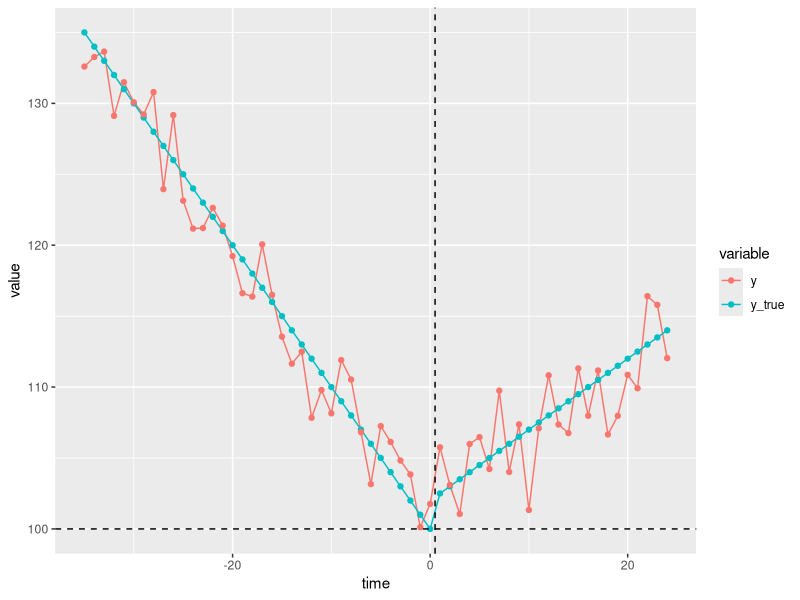
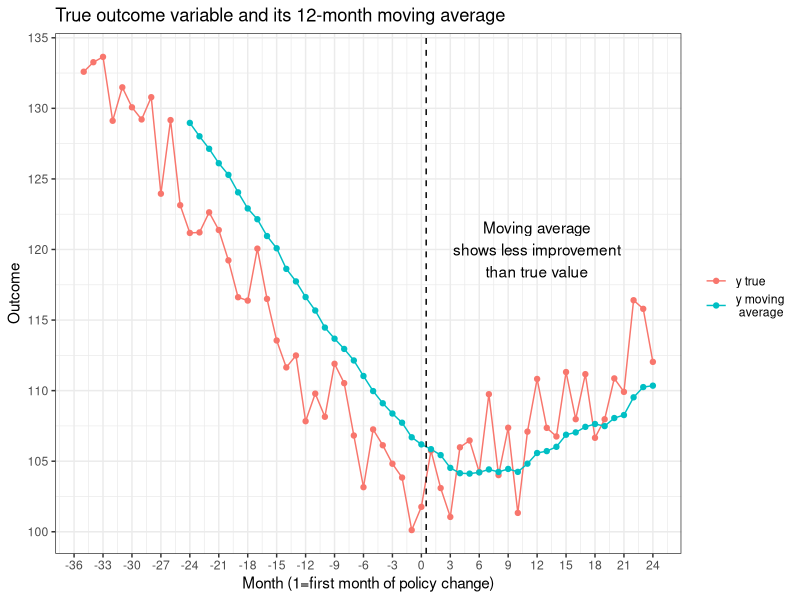
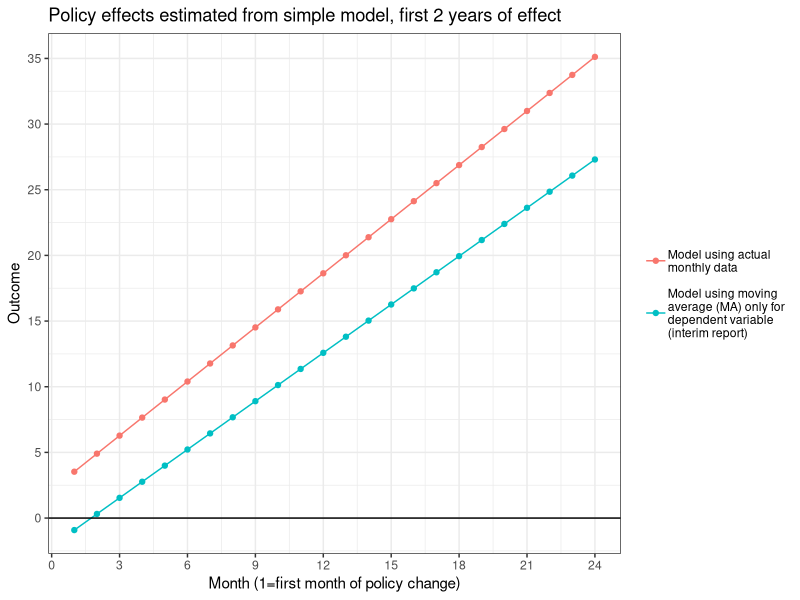
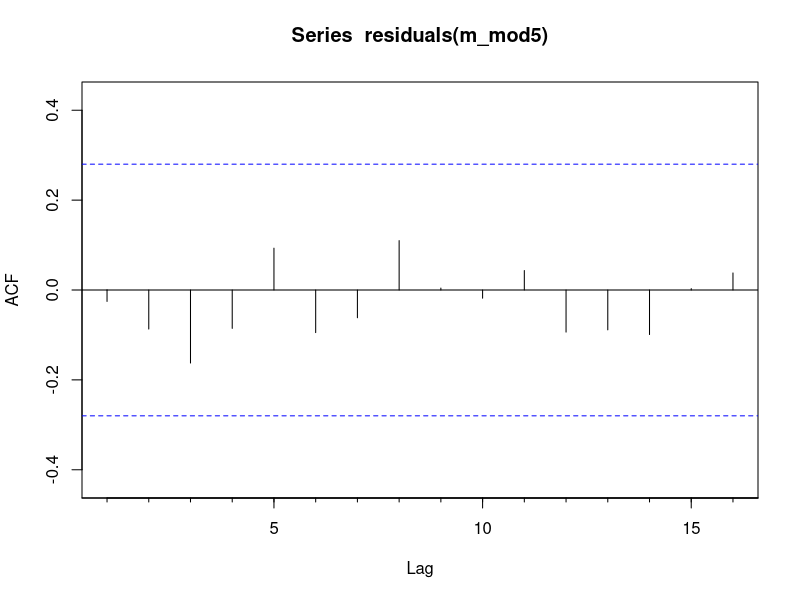
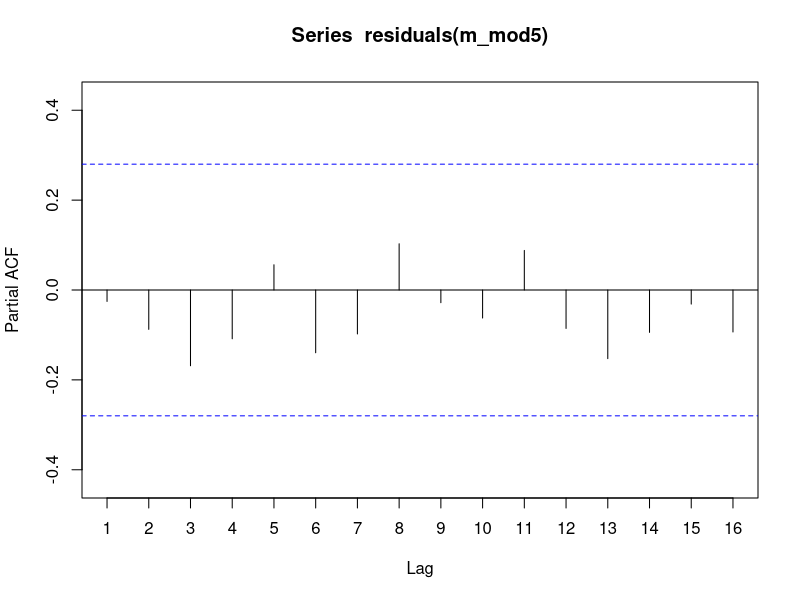
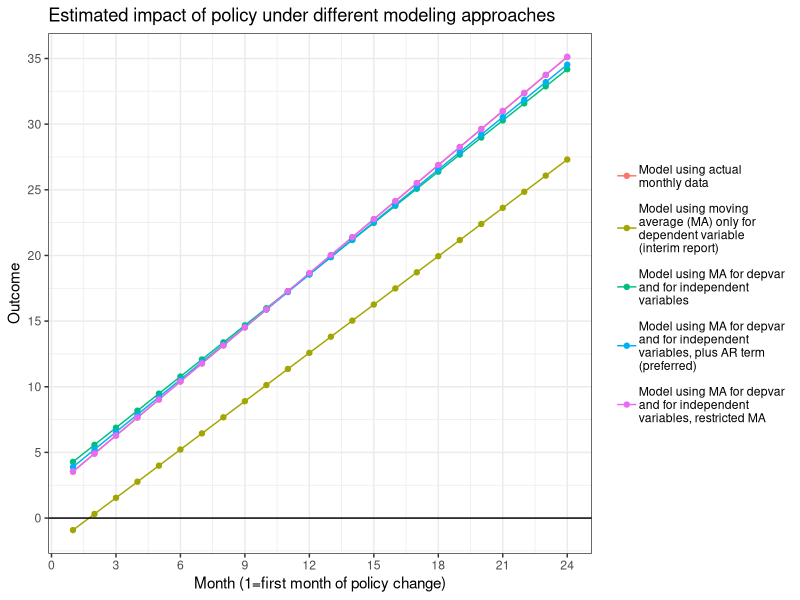
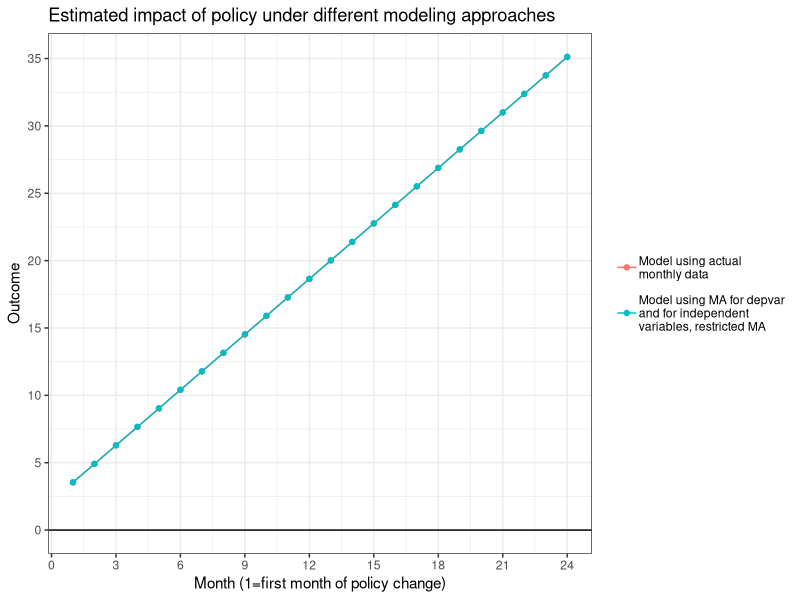

Here is the R script that generated these plots, in order:
## ---- chunk 1
library("magrittr")
library("plyr") # needed for ldply; must be loaded BEFORE dplyr
library("tidyverse")
options(tibble.print_max = 60, tibble.print_min = 60) # if more than 60 rows, print 60 - enough for states
# ggplot2 tibble tidyr readr purrr dplyr stringr forcats

library("scales")
library("hms") # hms, for times
library("lubridate") # lubridate, for date/times
library("vctrs")

library("grDevices")
library("knitr")
library("kableExtra")

library("zoo") # for rollapply

library("forecast") # for auto.arima

## ---- chunk 2
ma <- function(x, period) {
  # create trailing moving average of x of length period
  zoo::rollapply(x, period, function(x) mean(x, na.rm=TRUE), fill=NA, align="right")
}

## ---- chunk 3
# baseline model for outcome variable
b0 <- 100 # intercept
b1 <- -1 # slope

# policy impacts
b2 <- 2 # policy intercept shift
b3 <- 1.5 # policy slope shift

errSD <- 2.5 # SD of random error

set.seed(3)

## ---- chunk 4
params <- c(b0, b1, b2, b3)

dfraw <- tibble(time=-35:24,
             policy=ifelse(time > 0, 1, 0),
             shift_effect=b2 * policy,
             slope_effect=b3 * policy * time,
             y_true = b0 + b1*time + shift_effect + slope_effect, # the true unknown value
             err=rnorm(n=length(time), sd=errSD), # note that errors are homoscedatic by design - not likely in real data
             y = y_true + err) # the observed value

# quick look to make sure the data seem useful
dfraw %>% 
  gather(variable, value, starts_with("y")) %>%
  ggplot(aes(time, value, colour=variable)) +
  geom_line() +
  geom_point() +
  geom_vline(xintercept=0.5, linetype="dashed") +
  geom_hline(yintercept = 100, linetype="dashed")

# add moving averages
dfraw <- dfraw %>%
  mutate(y_ma=ma(y, 12),
         policy_ma=ma(policy, 12),
         time_ma=ma(time, 12),
         joint_ma=ma(time * policy, 12),
         err_ma=ma(err, 12))

## ---- chunk 5
# plot y and its moving average
p <- dfraw %>% 
  # filter(time %in% -6:12) %>% # zoom in on the phase-in period
  gather(variable, value, y, y_ma) %>%
  mutate(variable=factor(variable, 
                         levels=c("y", "y_ma"), 
                         labels=c("y true", "y moving\n average"))) %>%
  ggplot(aes(time, value, colour=variable)) +
  geom_line() +
  geom_point() +
  geom_vline(xintercept=0.5, linetype="dashed") +
  # geom_hline(yintercept = 100, linetype="dashed") +
  scale_x_continuous(name="Month (1=first month of policy change)", breaks=seq(-36, 48, 3)) +
  scale_y_continuous(name="Outcome", breaks=seq(0, 200, 5)) +
  annotate("text", x=12, y=120, label="Moving average\nshows less improvement\nthan true value") +
  theme_bw() +
  theme(legend.title = element_blank()) +
  ggtitle("True outcome variable and its 12-month moving average")
p

## ---- chunk 6
# first, estimate the true model to see how much impact err has
m_mod0 <- lm(y ~ time + policy + I(policy*time), data=dfraw)
summary(m_mod0)
# show parameters
params 

# Acf(residuals(m_mod0))

## ---- chunk 7
# create data frame with just the observations we need
dfmod <- dfraw %>% 
  filter(!is.na(y_ma))

## ---- chunk 8
m_mod1 <- lm(y_ma ~ time + policy + I(policy*time), data=dfmod)
summary(m_mod1)
params
# Acf(residuals(m_mod1))

# plot the policy effects over 2 years

effects <- tibble(time=1:24) %>%
  mutate(emod0=coef(m_mod0)["policy"] + coef(m_mod0)["I(policy * time)"] * time,
         emod1=coef(m_mod1)["policy"] + coef(m_mod1)["I(policy * time)"] * time)

levs <- c("emod0", "emod1")
labs <- c("Model using actual monthly data",
              "Model using moving average (MA) only for dependent variable (interim report)")

p <- effects %>%
  gather(variable, value, -time) %>%
  mutate(variable=factor(variable,
                         levels=levs,
                         labels=str_wrap(labs, 25))) %>%
  ggplot(aes(time, value, colour=variable)) +
  geom_line() +
  geom_point() +
  geom_hline(yintercept=0) +
  scale_x_continuous(name="Month (1=first month of policy change)", breaks=seq(-36, 48, 3)) +
  scale_y_continuous(name="Outcome", breaks=seq(0, 200, 5)) +
  theme_bw() +
  theme(legend.title = element_blank(),
        legend.text = element_text(margin = margin(t = 5, b = 5, unit = "pt"))) +
  ggtitle("Policy effects estimated from simple model, first 2 years of effect")
p

## ---- chunk 9
# run the proper model without autoregressive term
m_mod2 <- lm(y_ma ~ time_ma + policy_ma + joint_ma, data=dfmod)
summary(m_mod2)
# Acf(residuals(m_mod2))
# Pacf(residuals(m_mod2)) # ** the high correlation at lag 1 suggests AR(1) **

## ---- chunk 10
# what if we actually knew the error term?
m_mod2a <- lm(y_ma ~ time_ma + policy_ma + joint_ma + err_ma, data=dfmod)
summary(m_mod2a)
params

# but in reality we won't know it, so we add an AR term to the model
xvars <- as.matrix(dfmod[, c("time_ma", "policy_ma", "joint_ma")])

m_mod3 <- arima(dfmod$y_ma, xreg=xvars, order=c(1,0,0))
m_mod3
# Acf(residuals(m_mod3))
# 
m_mod4 <- auto.arima(dfmod$y_ma, xreg=xvars)
m_mod4
 #Acf(residuals(m_mod4))
 #Pacf(residuals(m_mod4))


m_mod5 <- arima(dfmod$y_ma, xreg=xvars, order=c(0,0,11), fixed = c(rep(1, 11), NA, NA, NA, NA ))
m_mod5

Acf(residuals(m_mod5))
Pacf(residuals(m_mod5))


effects <- tibble(time=1:24) %>%
  mutate(etrue=b2 + b3 * time,
         emod0=coef(m_mod0)["policy"] + coef(m_mod0)["I(policy * time)"] * time,
         emod1=coef(m_mod1)["policy"] + coef(m_mod1)["I(policy * time)"] * time,
         emod2=coef(m_mod2)["policy_ma"] + coef(m_mod2)["joint_ma"] * time,
         emod3=coef(m_mod3)["policy_ma"] + coef(m_mod3)["joint_ma"] * time,
         emod4=coef(m_mod4)["policy_ma"] + coef(m_mod4)["joint_ma"] * time,
         emod5=coef(m_mod5)["policy_ma"] + coef(m_mod5)["joint_ma"] * time)

models <- c("etrue", "emod0", "emod1", "emod2", "emod3", "emod4", "emod5")
modnames <- c("Model with true coefficients and no error",
              "Model using actual monthly data",
              "Model using moving average (MA) only for dependent variable (interim report)",
              "Model using MA for depvar and for independent variables",
              "Model using MA for depvar and for independent variables, plus AR term (preferred)",
              "Model using MA for depvar and for independent variables, plus ARMA",
              "Model using MA for depvar and for independent variables, restricted MA")
names(modnames) <- models

## ---- chunk 11
vnames <- c("time", models)
colnames <- c("time", modnames)
names(colnames) <- vnames
# colnames["emod3"]
# Note: ok to put html breaks in colnames -- e.g., "very<br/>long name"

effects  %>%
  select(time, emod0, emod1, emod2, emod3, emod5) %>%
  kable(format="html", col.names=colnames[names(.)], escape=FALSE, digits=2)

## ---- chunk 12
levs <- c("emod0", "emod1", "emod2", "emod3", "emod5")
labs <- modnames[levs]

p <- effects %>% 
  select(time, emod0, emod1, emod2, emod3, emod5) %>%
  gather(variable, value, -time) %>%
  mutate(variable=factor(variable,
                         levels=levs,
                         labels=str_wrap(labs, 25))) %>%
  ggplot(aes(time, value, colour=variable)) +
  geom_line() +
  geom_point() +
  geom_hline(yintercept=0) +
  scale_x_continuous(name="Month (1=first month of policy change)", breaks=seq(-36, 48, 3)) +
  scale_y_continuous(name="Outcome", breaks=seq(0, 200, 5)) +
  theme_bw() +
  theme(legend.title = element_blank(),
        legend.text = element_text(margin = margin(t = 5, b = 5, unit = "pt"))) +
  ggtitle("Estimated impact of policy under different modeling approaches")
p


p2 <- effects %>% 
  select(time, emod0, emod5) %>%
  gather(variable, value, -time) %>%
  mutate(variable=factor(variable,
                         levels=levs,
                         labels=str_wrap(labs, 25))) %>%
  ggplot(aes(time, value, colour=variable)) +
  geom_line() +
  geom_point() +
  geom_hline(yintercept=0) +
  scale_x_continuous(name="Month (1=first month of policy change)", breaks=seq(-36, 48, 3)) +
  scale_y_continuous(name="Outcome", breaks=seq(0, 200, 5)) +
  theme_bw() +
  theme(legend.title = element_blank(),
        legend.text = element_text(margin = margin(t = 5, b = 5, unit = "pt"))) +
  ggtitle("Estimated impact of policy under different modeling approaches")
p2


## ---- chunk 13
evals <- tibble(type="Calculation with true coefficients (no error)", intercept=b2, slope=b3) %>%
  bind_rows(tibble(type=modnames["emod0"], intercept=coef(m_mod0)["policy"], slope=coef(m_mod0)["I(policy * time)"]),
            tibble(type=modnames["emod1"], intercept=coef(m_mod1)["policy"], slope=coef(m_mod1)["I(policy * time)"]),
            tibble(type=modnames["emod2"], intercept=coef(m_mod2)["policy_ma"], slope=coef(m_mod2)["joint_ma"]),
            tibble(type=modnames["emod3"], intercept=coef(m_mod3)["policy_ma"], slope=coef(m_mod3)["joint_ma"]),
            tibble(type=modnames["emod4"], intercept=coef(m_mod4)["policy_ma"], slope=coef(m_mod4)["joint_ma"]),
            tibble(type=modnames["emod5"], intercept=coef(m_mod5)["policy_ma"], slope=coef(m_mod5)["joint_ma"])) %>%
  mutate(effect_month1=intercept + slope, 
         effect_month24=intercept + slope * 24)

evals %>%
  kable(digits = 2)
